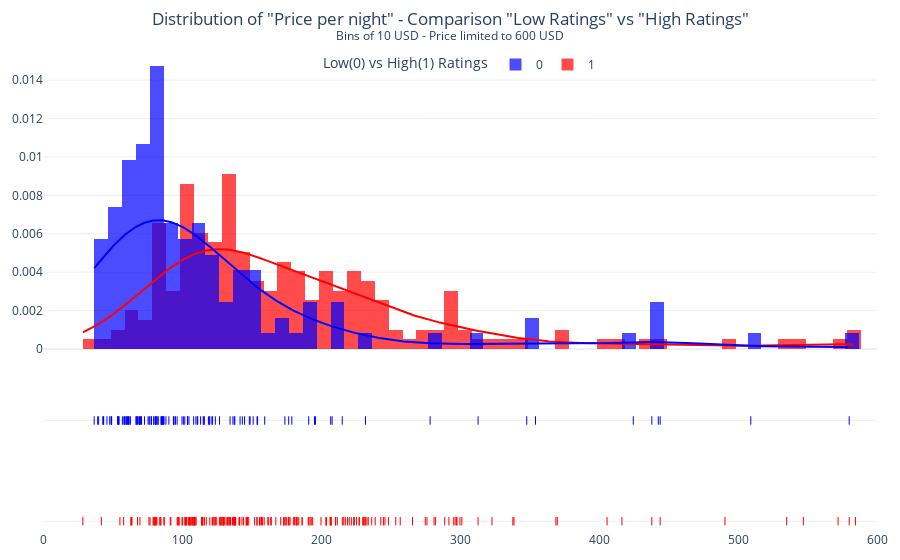

Notebook code for this chart:
### Code cell
high_rating = ['1','0']
distrib = ff.create_distplot(
    [hotels.loc[hotels["high_rating"] == 1, "price_nite"], hotels.loc[hotels["high_rating"] == 0, "price_nite"]],
    high_rating,
    bin_size = 10,
    curve_type = 'kde',
    colors = colors)
distrib.update_layout(title_text = 'Distribution of "Price per night" - Comparison "Low Ratings" vs "High Ratings"<br><sup>Bins of 10 USD - Price limited to 600 USD</sup>')
distrib.update_layout(title_x = 0.5)
distrib.update_layout(xaxis = dict(range = [0,600]))
distrib.update_layout(legend_title_text='Low(0) vs High(1) Ratings')
distrib.update_layout(legend = dict(orientation = 'h', y=1, x=0.5, xanchor ='center'), margin = dict(b = 20, t = 50, l = 20, r = 20))
distrib.show()

### Figure 1 — Plotly figure (JSON) as saved in the notebook; plotly's stock layout.template omitted (floating-point values rounded to 4 significant figures; data arrays with more than 128 entries replaced by an {"elided": "..."} marker saying what was removed)
{"data": [{"histnorm": "probability density", "legendgroup": "1", "marker": {"color": "red"}, "name": "1", "opacity": 0.7, "type": "histogram", "x": {"elided": "198 float values"}, "xaxis": "x", "xbins": {"end": 584.5, "size": 10, "start": 28.67}, "yaxis": "y"}, {"histnorm": "probability density", "legendgroup": "0", "marker": {"color": "blue"}, "name": "0", "opacity": 0.7, "type": "histogram", "x": [69.5, 57.12, 67.5, 49, 85, 39.33, 81, 120, 43.5, 54.2, 208, 58.25, 100, 141.8, 61.2, 76.88, 111.3, 86.11, 85.94, 70.89, 115.8, 70.5, 136.6, 444, 85, 580, 191.2, 104, 215.3, 81.35, 122, 115.2, 149, 278.5, 121.5, 101, 96.5, 354.3, 105, 137.6, 438, 90.57, 424.7, 111, 88.44, 81.86, 134.6, 127, 108.4, 102, 119.6, 58.88, 93.83, 79.85, 94, 104, 110, 348, 59.67, 36.83, 60, 79.65, 86.5, 174, 207, 151.2, 75.6, 54.33, 159.5, 48, 509.2, 138, 82.83, 67, 43.67, 62.88, 87, 54.75, 49.4, 442.7, 113.4, 68, 95, 69.25, 54, 62, 60.98, 313, 58.5, 176.8, 46, 53.67, 116, 154.4, 148.4, 196, 61, 154, 195.3, 145, 49.21, 76.29, 143.4, 95.25, 104, 67, 69, 86.8, 40.03, 85.33, 124.0, 73, 179, 81, 70.25, 232, 78, 61.5, 78, 119, 43, 82.71], "xaxis": "x", "xbins": {"end": 580, "size": 10, "start": 36.83}, "yaxis": "y"}, {"legendgroup": "1", "marker": {"color": "red"}, "mode": "lines", "name": "1", "showlegend": false, "type": "scatter", "x": {"elided": "500 float values"}, "xaxis": "x", "y": {"elided": "500 float values"}, "yaxis": "y"}, {"legendgroup": "0", "marker": {"color": "blue"}, "mode": "lines", "name": "0", "showlegend": false, "type": "scatter", "x": {"elided": "500 float values"}, "xaxis": "x", "y": {"elided": "500 float values"}, "yaxis": "y"}, {"legendgroup": "1", "marker": {"color": "red", "symbol": "line-ns-open"}, "mode": "markers", "name": "1", "showlegend": false, "type": "scatter", "x": {"elided": "198 float values"}, "xaxis": "x", "y": {"elided": "198 str values"}, "yaxis": "y2"}, {"legendgroup": "0", "marker": {"color": "blue", "symbol": "line-ns-open"}, "mode": "markers", "name": "0", "showlegend": false, "type": "scatter", "x": [69.5, 57.12, 67.5, 49, 85, 39.33, 81, 120, 43.5, 54.2, 208, 58.25, 100, 141.8, 61.2, 76.88, 111.3, 86.11, 85.94, 70.89, 115.8, 70.5, 136.6, 444, 85, 580, 191.2, 104, 215.3, 81.35, 122, 115.2, 149, 278.5, 121.5, 101, 96.5, 354.3, 105, 137.6, 438, 90.57, 424.7, 111, 88.44, 81.86, 134.6, 127, 108.4, 102, 119.6, 58.88, 93.83, 79.85, 94, 104, 110, 348, 59.67, 36.83, 60, 79.65, 86.5, 174, 207, 151.2, 75.6, 54.33, 159.5, 48, 509.2, 138, 82.83, 67, 43.67, 62.88, 87, 54.75, 49.4, 442.7, 113.4, 68, 95, 69.25, 54, 62, 60.98, 313, 58.5, 176.8, 46, 53.67, 116, 154.4, 148.4, 196, 61, 154, 195.3, 145, 49.21, 76.29, 143.4, 95.25, 104, 67, 69, 86.8, 40.03, 85.33, 124.0, 73, 179, 81, 70.25, 232, 78, 61.5, 78, 119, 43, 82.71], "xaxis": "x", "y": ["0", "0", "0", "0", "0", "0", "0", "0", "0", "0", "0", "0", "0", "0", "0", "0", "0", "0", "0", "0", "0", "0", "0", "0", "0", "0", "0", "0", "0", "0", "0", "0", "0", "0", "0", "0", "0", "0", "0", "0", "0", "0", "0", "0", "0", "0", "0", "0", "0", "0", "0", "0", "0", "0", "0", "0", "0", "0", "0", "0", "0", "0", "0", "0", "0", "0", "0", "0", "0", "0", "0", "0", "0", "0", "0", "0", "0", "0", "0", "0", "0", "0", "0", "0", "0", "0", "0", "0", "0", "0", "0", "0", "0", "0", "0", "0", "0", "0", "0", "0", "0", "0", "0", "0", "0", "0", "0", "0", "0", "0", "0", "0", "0", "0", "0", "0", "0", "0", "0", "0", "0", "0"], "yaxis": "y2"}], "layout": {"autosize": true, "barmode": "overlay", "hovermode": "closest", "legend": {"orientation": "h", "title": {"text": "Low(0) vs High(1) Ratings"}, "traceorder": "reversed", "x": 0.5, "xanchor": "center", "y": 1}, "margin": {"b": 20, "l": 20, "r": 20, "t": 50}, "title": {"text": "Distribution of \"Price per night\" - Comparison \"Low Ratings\" vs \"High Ratings\"<br><sup>Bins of 10 USD - Price limited to 600 USD</sup>", "x": 0.5}, "xaxis": {"anchor": "y2", "domain": [0, 1], "range": [0, 600], "type": "linear", "zeroline": false}, "yaxis": {"anchor": "free", "autorange": true, "domain": [0.35, 1], "position": 0, "range": [-0.0007117, 0.01557], "type": "linear"}, "yaxis2": {"anchor": "x", "autorange": true, "domain": [0, 0.25], "dtick": 1, "range": [-0.13, 1.13], "showticklabels": false, "type": "category"}}}
